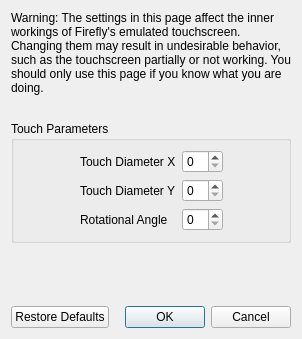
<?xml version="1.0" encoding="UTF-8"?>
<ui version="4.0">
 <class>ConfigureTouchscreenAdvanced</class>
 <widget class="QDialog" name="ConfigureTouchscreenAdvanced">
  <property name="geometry">
   <rect>
    <x>0</x>
    <y>0</y>
    <width>298</width>
    <height>339</height>
   </rect>
  </property>
  <property name="windowTitle">
   <string>Configure Touchscreen</string>
  </property>
  <layout class="QVBoxLayout" name="verticalLayout">
   <item>
    <widget class="QLabel" name="label_2">
     <property name="minimumSize">
      <size>
       <width>280</width>
       <height>0</height>
      </size>
     </property>
     <property name="text">
      <string>Warning: The settings in this page affect the inner workings of Firefly's emulated touchscreen. Changing them may result in undesirable behavior, such as the touchscreen partially or not working. You should only use this page if you know what you are doing.</string>
     </property>
     <property name="wordWrap">
      <bool>true</bool>
     </property>
    </widget>
   </item>
   <item>
    <spacer name="verticalSpacer_2">
     <property name="orientation">
      <enum>Qt::Vertical</enum>
     </property>
     <property name="sizeType">
      <enum>QSizePolicy::Fixed</enum>
     </property>
     <property name="sizeHint" stdset="0">
      <size>
       <width>20</width>
       <height>20</height>
      </size>
     </property>
    </spacer>
   </item>
   <item>
    <widget class="QGroupBox" name="gridGroupBox">
     <property name="title">
      <string>Touch Parameters</string>
     </property>
     <layout class="QGridLayout" name="gridLayout">
      <item row="0" column="0">
       <spacer name="horizontalSpacer">
        <property name="orientation">
         <enum>Qt::Horizontal</enum>
        </property>
        <property name="sizeHint" stdset="0">
         <size>
          <width>40</width>
          <height>20</height>
         </size>
        </property>
       </spacer>
      </item>
      <item row="1" column="1">
       <widget class="QLabel" name="label_4">
        <property name="text">
         <string>Touch Diameter Y</string>
        </property>
       </widget>
      </item>
      <item row="0" column="3">
       <spacer name="horizontalSpacer_2">
        <property name="orientation">
         <enum>Qt::Horizontal</enum>
        </property>
        <property name="sizeHint" stdset="0">
         <size>
          <width>40</width>
          <height>20</height>
         </size>
        </property>
       </spacer>
      </item>
      <item row="0" column="1">
       <widget class="QLabel" name="label_3">
        <property name="text">
         <string>Touch Diameter X</string>
        </property>
       </widget>
      </item>
      <item row="2" column="1">
       <widget class="QLabel" name="label_5">
        <property name="text">
         <string>Rotational Angle</string>
        </property>
       </widget>
      </item>
      <item row="0" column="2">
       <widget class="QSpinBox" name="diameter_x_box"/>
      </item>
      <item row="1" column="2">
       <widget class="QSpinBox" name="diameter_y_box"/>
      </item>
      <item row="2" column="2">
       <widget class="QSpinBox" name="angle_box"/>
      </item>
     </layout>
    </widget>
   </item>
   <item>
    <spacer name="verticalSpacer">
     <property name="orientation">
      <enum>Qt::Vertical</enum>
     </property>
     <property name="sizeHint" stdset="0">
      <size>
       <width>20</width>
       <height>40</height>
      </size>
     </property>
    </spacer>
   </item>
   <item>
    <layout class="QHBoxLayout" name="horizontalLayout">
     <item>
      <widget class="QPushButton" name="restore_defaults_button">
       <property name="text">
        <string>Restore Defaults</string>
       </property>
      </widget>
     </item>
     <item>
      <widget class="QDialogButtonBox" name="buttonBox">
       <property name="standardButtons">
        <set>QDialogButtonBox::Cancel|QDialogButtonBox::Ok</set>
       </property>
      </widget>
     </item>
    </layout>
   </item>
  </layout>
 </widget>
 <resources/>
 <connections>
  <connection>
   <sender>buttonBox</sender>
   <signal>accepted()</signal>
   <receiver>ConfigureTouchscreenAdvanced</receiver>
   <slot>accept()</slot>
  </connection>
  <connection>
   <sender>buttonBox</sender>
   <signal>rejected()</signal>
   <receiver>ConfigureTouchscreenAdvanced</receiver>
   <slot>reject()</slot>
   </connection>
 </connections>
</ui>
